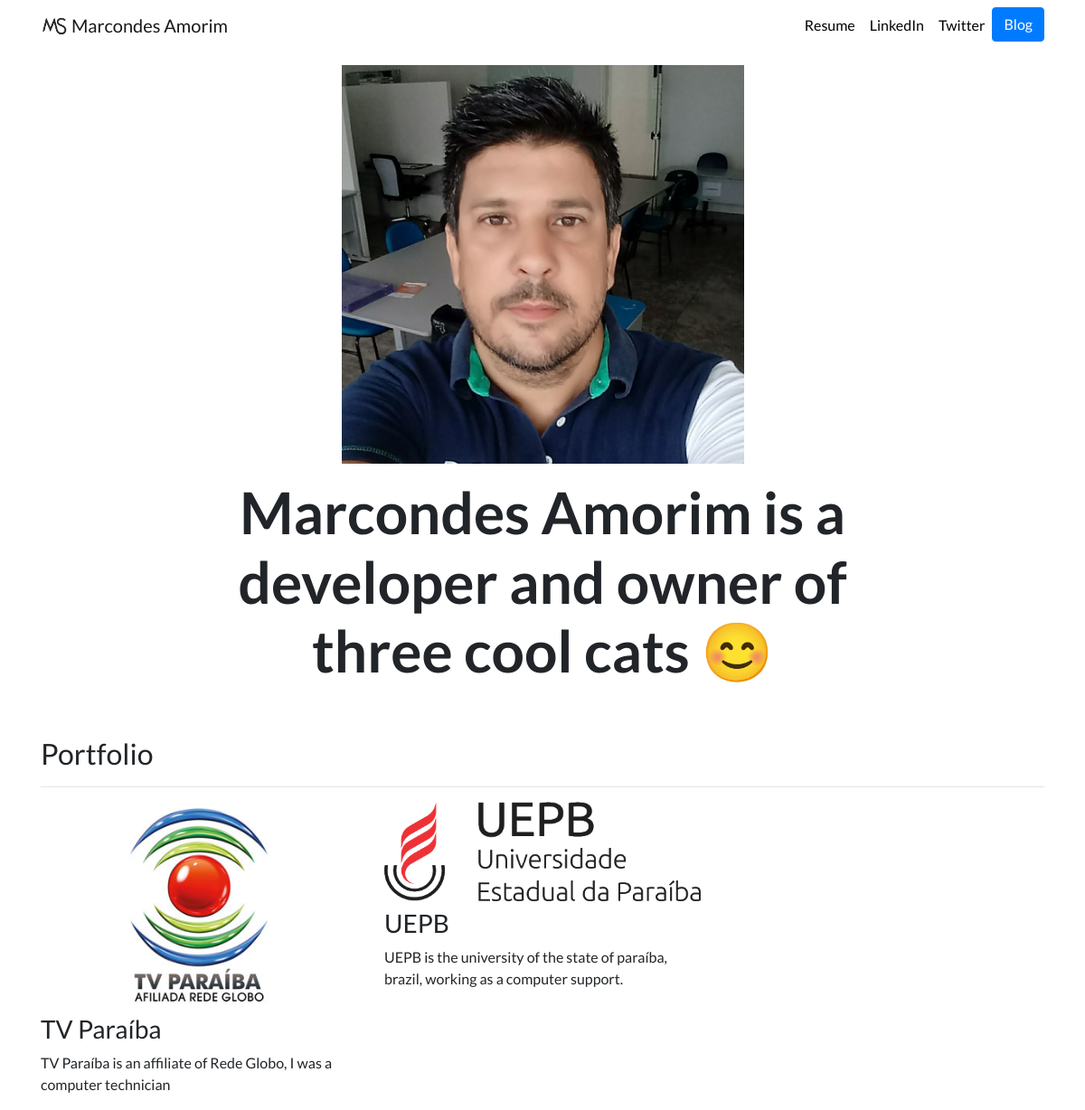
The page / on the database its author committed.
### portfolio/models.py (models this page shows, shortened)
class Project(models.Model):
    title = models.CharField(max_length=100)
    description = models.CharField(max_length=250)
    image = models.ImageField(upload_to='portfolio/images/')
    url = models.URLField(blank=True)

### portfolio/views.py (the view)
# urls.py: 2. Add a URL to urlpatterns:  path('', views.home, name='home')
def home(request):
    projects = Project.objects.all()
    return render(request, 'portfolio/home.html', {'projects': projects})

### portfolio/templates/portfolio/home.html
{% extends "portfolio/base.html" %}
{% load static %}
{% block content %}
  <div class="row justify-content-center my-3">
    <div class="col-5">
      <img src="{% static 'portfolio/marcondes.jpg' %}" class="img-fluid">
    </div>
  </div>
  <div class="row justify-content-center mb-3">
    <div class="col-md-9 text-center">
      <h1 id="hometext" class="font-weight-bold">Marcondes Amorim  is a developer and owner of three cool cats 😊</h1>
    </div>
  </div>
  <h2 class="mt-5">Portfolio</h2>
  <hr>
  <div class="row">
    {% for project in projects %}
      <div class="col-lg-4 col-md-6">
        {% if project.url %}
          <a href="{{ project.url }}">
            <img src="{{ project.image.url }}" class="img-fluid mb-2">
          </a>
        {% else %}
          <img src="{{ project.image.url }}" class="img-fluid mb-2">
        {% endif %}
        <h3>{{ project.title }}</h3>
        <p>{{ project.description }}</p>
      </div>
    {% endfor %}
  </div>
{% endblock %}

### portfolio/templates/portfolio/base.html (shortened to what this page needs)
{% load static %}
<!doctype html>
<html lang="en">
 <head>
    <link rel="stylesheet" href="https://stackpath.bootstrapcdn.com/bootstrap/4.4.1/css/bootstrap.min.css">
    <link rel="stylesheet" href="{% static "portfolio/custom.css" %}">
  </head>
  <body>
    <nav id="topNav" class="navbar navbar-expand-md navbar-light">
      <div class="container">
        <a class="navbar-brand" href="{% url 'home' %}">
          <img src="{% static "portfolio/Logo.png" %}" width="30" height="30" class="d-inline-block align-top" alt="Marcondes' Logo">
          <span>Marcondes Amorim</span>
        </a>
        <div class="collapse navbar-collapse text-center" id="navbarNav">
          <ul class="navbar-nav ml-auto">
            <li class="nav-item">
              <a class="nav-link" href="{% static "portfolio/resume.pdf" %}">Resume</a>
            </li>
            <li class="nav-item">
              <a class="nav-link" href="https://www.linkedin.com/in/marcondesamorim/" target="_blank">LinkedIn</a>
            </li>
            <li class="nav-item">
              <a class="nav-link" href="https://twitter.com/marcondesjorge" target="_blank">Twitter</a>
            </li>
            <li>
              <a role="button" href="{% url 'blog:all_blogs' %}" class="btn btn-primary">Blog</a>
            </li>
          </ul>
        </div>
      </div>
    </nav>
    <div class="container">
      {% block content %}{% endblock %}
    </div>
  </body>
</html>

### portfolio/static/portfolio/custom.css (style rules this page uses)
.navbar-nav .nav-link { color: rgba(0,0,0,1) !important; }
body { font-family: 'Lato', sans-serif; }
@media (min-width: 992px) { #hometext { font-size: 4rem; } }

### rows shown on the page
Project: image (picture), title "TV Paraíba", description "TV Paraíba is an affiliate of Rede Globo, I was a computer technician"
Project: image (picture), title "UEPB", description "UEPB is the university of the state of paraíba, brazil, working as a computer support."
